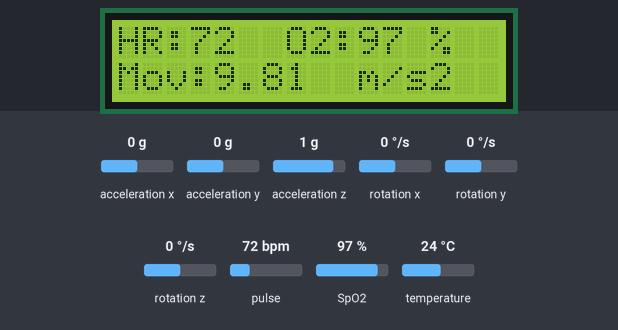
A sketch run on a simulated ESP8266 (NodeMCU). On the bench: 16×2 character LCD. The inputs (shaded band) are chosen by the test bench; at power-on: acceleration x 0 g, acceleration y 0 g, acceleration z 1 g, pulse 72 bpm, SpO2 97 %, rotation x 0 °/s, rotation y 0 °/s, rotation z 0 °/s, temperature 24 °C. WiFi joins after 1.5 s; servers stay silent unless stated; uploads are accepted with an empty reply; what the sketch prints to the serial monitor is not drawn.

Above: at 6.4 s.
6.5 s: acceleration x set to -1.4 g
At 10.5 s:
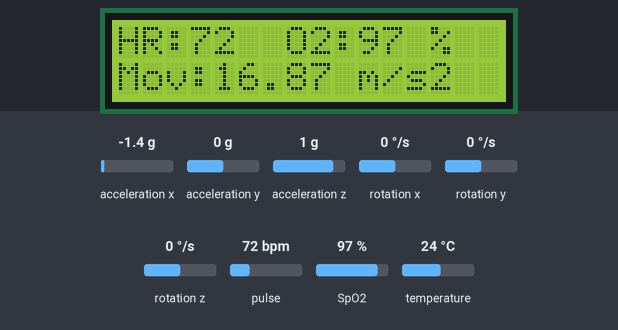
10.9 s: acceleration y set to -1.4 g
At 13.8 s:
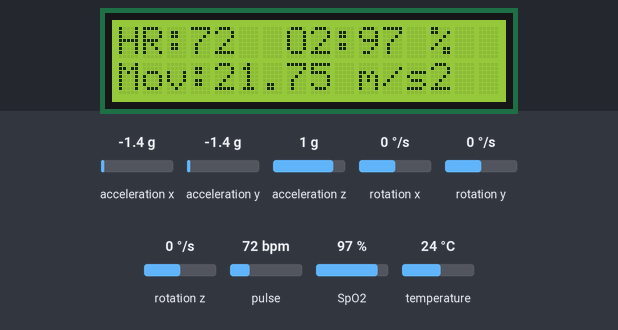
14.5 s: acceleration z set to -1.4 g
At 17.0 s:
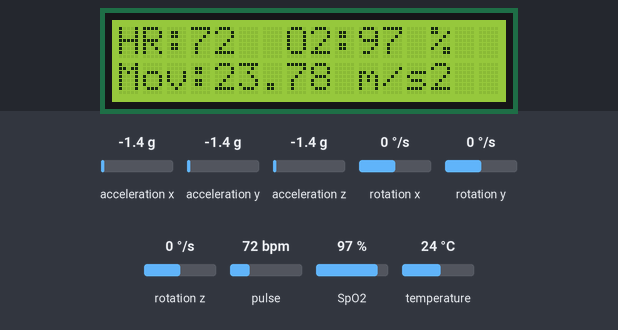
18.1 s: pulse set to 42 bpm
At 21.4 s:
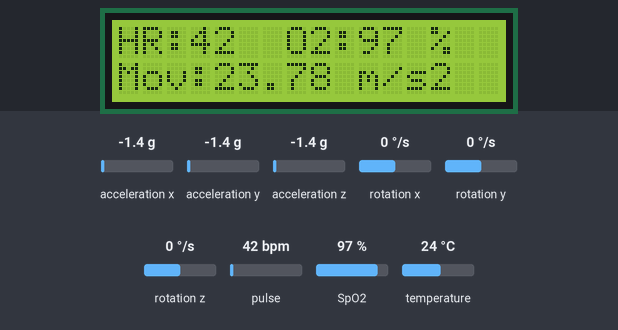
21.7 s: SpO2 set to 80 %
At 24.6 s:
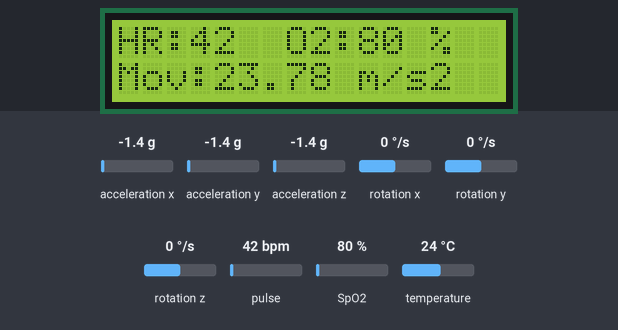
Timing chart, 0 to 26.1 s (numbered marks = the images above; inputs shaded):
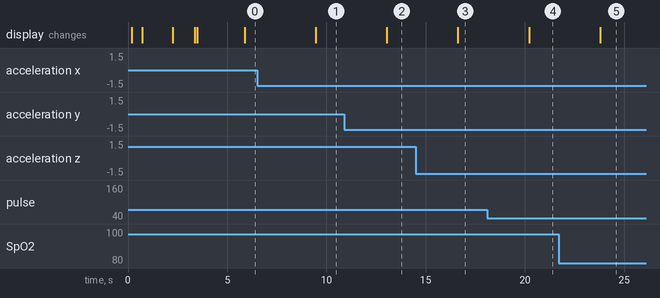

The sketch:

sketch_aug16a.ino
```cpp
// ============================================================
//  Wearable AI Sleep Disorder Detection — ESP8266 Firmware
//  Sensors : MAX30102 (HR + SpO2), MPU6050 (IMU)
//  Display : 16x2 LCD I2C @ 0x27
//  IoT     : Blynk (V0=BPM, V1=SpO2) + HTTP POST to PC server
// ============================================================

#define BLYNK_TEMPLATE_ID "TMPL3gdmQvGkE"
#define BLYNK_TEMPLATE_NAME "prjoject"
#define BLYNK_AUTH_TOKEN "<configure locally>"
#define BLYNK_PRINT         Serial

#include <ESP8266WiFi.h>
#include <BlynkSimpleEsp8266.h>
#include <ESP8266HTTPClient.h>
#include <WiFiClient.h>
#include <Wire.h>
#include <LiquidCrystal_I2C.h>

#include "myMAX30102.h"
#include "myMPU6050.h"

// ── WiFi credentials ─────────────────────────────────────────
const char* WIFI_SSID = "<configure locally>";
const char* WIFI_PASS = "<configure locally>";

// PC local IP — re-run server.py if your IP changes (it prints the correct URL)
const char* SERVER_URL = "http://10.51.6.168:5000/data";

// ── Hardware ─────────────────────────────────────────────────
LiquidCrystal_I2C lcd(0x27, 16, 2);
WiFiClient wifiClient;

bool blynkOK = true;

// ── LCD helper ────────────────────────────────────────────────
void lcdPrint(const char* row0, const char* row1 = "") {
  lcd.clear();
  lcd.setCursor(0, 0); lcd.print(row0);
  lcd.setCursor(0, 1); lcd.print(row1);
}

// ── WiFi + Blynk init (non-blocking WiFi, optional Blynk) ────
void connectNetwork() {
  lcdPrint("Connecting WiFi", WIFI_SSID);
  WiFi.begin(WIFI_SSID, WIFI_PASS);
  int tries = 0;
  while (WiFi.status() != WL_CONNECTED && tries < 24) {
    delay(500);
    tries++;
  }
  if (WiFi.status() == WL_CONNECTED) {
    Serial.print("WiFi OK — IP: ");
    Serial.println(WiFi.localIP());
    lcdPrint("WiFi OK", WiFi.localIP().toString().c_str());
    delay(800);
    // Connect Blynk with 4-second timeout
    Blynk.config(BLYNK_AUTH_TOKEN);
    blynkOK = Blynk.connect(4000);
    Serial.println(blynkOK ? "Blynk connected" : "Blynk timeout — continuing offline");
  } else {
    Serial.println("WiFi failed — continuing offline");
    lcdPrint("No WiFi", "Offline mode");
    delay(800);
  }
}

// ── HTTP POST sensor data to Python server ────────────────────
void sendToServer() {
  if (WiFi.status() != WL_CONNECTED) return;

  float ax = a.acceleration.x;
  float ay = a.acceleration.y;
  float az = a.acceleration.z;
  float gx = g.gyro.x;
  float gy = g.gyro.y;
  float gz = g.gyro.z;

  String body = String("{\"bpm\":") + averageBPM
              + ",\"spo2\":"   + String(currentSPO2, 1)
              + ",\"accel_x\":" + String(ax, 3)
              + ",\"accel_y\":" + String(ay, 3)
              + ",\"accel_z\":" + String(az, 3)
              + ",\"gyro_x\":"  + String(gx, 4)
              + ",\"gyro_y\":"  + String(gy, 4)
              + ",\"gyro_z\":"  + String(gz, 4)
              + "}";

  HTTPClient http;
  http.begin(wifiClient, SERVER_URL);
  http.addHeader("Content-Type", "application/json");
  http.setTimeout(3000);
  int code = http.POST(body);
  if (code > 0) {
    Serial.print("Server response: ");
    Serial.println(http.getString());
  } else {
    Serial.print("HTTP error: ");
    Serial.println(code);
  }
  http.end();
}

// ── Setup ─────────────────────────────────────────────────────
void setup() {
  Serial.begin(115200);
  delay(100);

  lcd.init();
  lcd.backlight();
  lcdPrint("Sleep Monitor", "Starting...");
  delay(500);

  connectNetwork();

  lcdPrint("Init sensors...", "");
  myMAX30102_initialise();
  myMPU6050_initialise();

  lcdPrint("Sleep Monitor", "Ready!");
  delay(1000);
}

// ── Loop ──────────────────────────────────────────────────────
void loop() {
  if (blynkOK) Blynk.run();

  // ── Read sensors ──────────────────────────────────────
  myMAX30102_read();
  myMPU6050_read();

  // ── Compute accel magnitude ───────────────────────────
  float ax = a.acceleration.x;
  float ay = a.acceleration.y;
  float az = a.acceleration.z;
  float accelMag = sqrt(ax * ax + ay * ay + az * az);

  // ── LCD display ───────────────────────────────────────
  char row0[17], row1[17];
  if (averageBPM > 0) {
    snprintf(row0, sizeof(row0), "HR:%-3d O2:%-3d%%", averageBPM, (int)currentSPO2);
  } else {
    snprintf(row0, sizeof(row0), "Place finger...");
  }
  snprintf(row1, sizeof(row1), "Mov:%-5.2f m/s2", accelMag);
  lcdPrint(row0, row1);

  // ── Blynk virtual pins ────────────────────────────────
  if (blynkOK) {
    Blynk.virtualWrite(V0, averageBPM);
    Blynk.virtualWrite(V1, currentSPO2);
  }

  // ── Send to Python server ─────────────────────────────
  sendToServer();

  if (blynkOK) Blynk.run();

  delay(2000);
}
```

myMAX30102.h
```cpp
/*
  MAX30102 — Heart Rate + SpO2
  Uses SparkFun MAX30105 library (heartRate.h + spo2_algorithm.h)
  SpO2 calculated from red/IR buffer ratio using the Maxim algorithm.
*/

#pragma once
#include <Wire.h>
#include "MAX30105.h"
#include "heartRate.h"
#include "spo2_algorithm.h"

MAX30105 heartRateSensor;

int   averageBPM  = 0;
float currentSPO2 = 0.0f;

// HR averaging
static const byte RATE_SIZE = 4;
static byte       rates[RATE_SIZE];
static byte       rateSpot = 0;
static long       lastBeat = 0;

// SpO2 buffer (Maxim algorithm needs 100 samples)
static const int  OX_BUF = 100;
static uint32_t   irBuf[OX_BUF];
static uint32_t   redBuf[OX_BUF];

void myMAX30102_initialise() {
  if (!heartRateSensor.begin(Wire, I2C_SPEED_FAST)) {
    Serial.println("MAX30102 not found — check wiring");
    while (1) delay(10);
  }
  // Setup: default LED power, 400 Hz sample rate, 18-bit ADC, 69 µs pulse width
  heartRateSensor.setup();
  heartRateSensor.setPulseAmplitudeRed(0x1F);
  heartRateSensor.setPulseAmplitudeIR(0x1F);
  heartRateSensor.setPulseAmplitudeGreen(0x00);
  Serial.println("MAX30102 OK — place finger on sensor");
}

void myMAX30102_read() {
  // Collect OX_BUF samples for SpO2 calculation
  for (int i = 0; i < OX_BUF; i++) {
    while (!heartRateSensor.available())
      heartRateSensor.check();

    redBuf[i] = heartRateSensor.getRed();
    irBuf[i]  = heartRateSensor.getIR();
    heartRateSensor.nextSample();

    // Detect heartbeat during buffer fill
    if (checkForBeat((long)irBuf[i])) {
      long delta = millis() - lastBeat;
      lastBeat = millis();
      float bpm = 60.0f / (delta / 1000.0f);
      if (bpm > 20 && bpm < 240) {
        rates[rateSpot++] = (byte)bpm;
        rateSpot %= RATE_SIZE;
        int sum = 0;
        for (byte j = 0; j < RATE_SIZE; j++) sum += rates[j];
        averageBPM = sum / RATE_SIZE;
      }
    }
  }

  // Check finger presence via IR level
  uint32_t irLast = irBuf[OX_BUF - 1];
  if (irLast < 50000) {
    averageBPM = 0;
    currentSPO2 = 0.0f;
    Serial.println("BPM=0 SpO2=0 (no finger)");
    return;
  }

  // Calculate SpO2 using Maxim algorithm
  int32_t spo2Raw = 0, hrRaw = 0;
  int8_t  validSPO2 = 0, validHR = 0;
  maxim_heart_rate_and_oxygen_saturation(
    irBuf, OX_BUF, redBuf, &spo2Raw, &validSPO2, &hrRaw, &validHR);

  if (validSPO2 && spo2Raw >= 70 && spo2Raw <= 100) {
    currentSPO2 = (float)spo2Raw;
  }
  if (validHR && hrRaw > 20 && hrRaw < 240) {
    averageBPM = (int)hrRaw;
  }

  Serial.print("BPM="); Serial.print(averageBPM);
  Serial.print("  SpO2="); Serial.print(currentSPO2);
  Serial.println("%");
}
```

myMPU6050.h
```cpp
/*
  MPU6050 — 6-axis IMU (accelerometer + gyroscope)
  Uses Adafruit MPU6050 library.
  Global sensor_event_t a, g, temp are available to the main sketch.
*/

#pragma once
#include <Adafruit_MPU6050.h>
#include <Adafruit_Sensor.h>
#include <Wire.h>

Adafruit_MPU6050 mpu;
sensors_event_t  a, g, temp;

void myMPU6050_initialise() {
  if (!mpu.begin()) {
    Serial.println("MPU6050 not found — check wiring");
    while (1) delay(10);
  }
  Serial.println("MPU6050 OK");

  mpu.setAccelerometerRange(MPU6050_RANGE_8_G);
  mpu.setGyroRange(MPU6050_RANGE_500_DEG);
  mpu.setFilterBandwidth(MPU6050_BAND_21_HZ);
  delay(100);
}

void myMPU6050_read() {
  mpu.getEvent(&a, &g, &temp);

  Serial.print("Accel X:");  Serial.print(a.acceleration.x, 3);
  Serial.print(" Y:");       Serial.print(a.acceleration.y, 3);
  Serial.print(" Z:");       Serial.print(a.acceleration.z, 3);
  Serial.print(" m/s²  |  Gyro X:"); Serial.print(g.gyro.x, 4);
  Serial.print(" Y:");       Serial.print(g.gyro.y, 4);
  Serial.print(" Z:");       Serial.print(g.gyro.z, 4);
  Serial.println(" rad/s");

  delay(100);
}
```

Measured:
- after the input at 6.5 s, the display: changes after 3.0 s (image 1)
- after the input at 10.9 s, the display: changes after 2.1 s (image 2)
- after the input at 14.5 s, the display: changes after 2.1 s (image 3)
- after the input at 18.1 s, the display: changes after 2.1 s (image 4)
- after the input at 21.7 s, the display: changes after 2.1 s (image 5)
